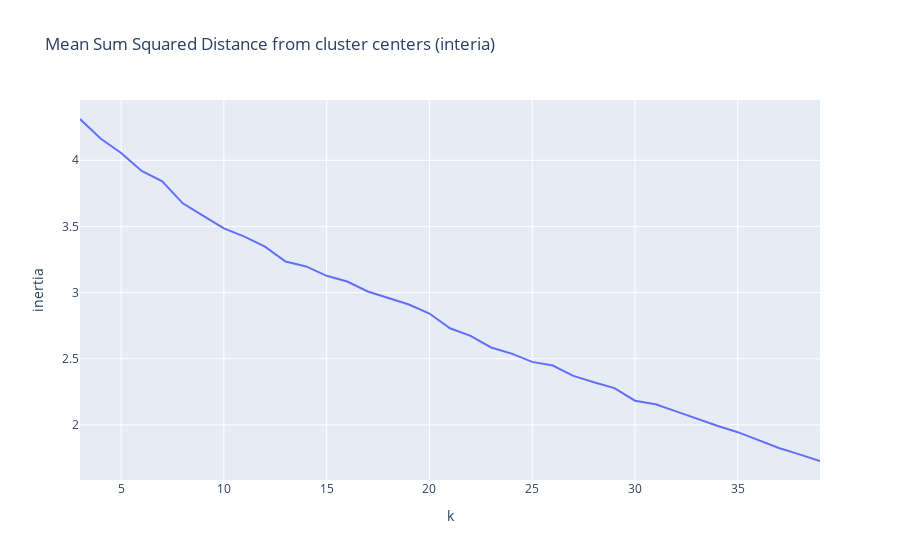

Notebook code for this chart:
### Code cell
fig = px.line(df,x='k',y='inertia',title='Mean Sum Squared Distance from cluster centers (interia)')
fig.show()

### Figure 1 — Plotly figure (JSON) as saved in the notebook; plotly's stock layout.template omitted (floating-point values rounded to 4 significant figures)
{"data": [{"hovertemplate": "k=%{x}<br>inertia=%{y}<extra></extra>", "legendgroup": "", "line": {"color": "#636efa", "dash": "solid"}, "mode": "lines", "name": "", "orientation": "v", "showlegend": false, "type": "scatter", "x": [3, 4, 5, 6, 7, 8, 9, 10, 11, 12, 13, 14, 15, 16, 17, 18, 19, 20, 21, 22, 23, 24, 25, 26, 27, 28, 29, 30, 31, 32, 33, 34, 35, 36, 37, 38, 39], "xaxis": "x", "y": [4.312, 4.165, 4.055, 3.92, 3.841, 3.675, 3.58, 3.485, 3.423, 3.347, 3.234, 3.198, 3.127, 3.083, 3.008, 2.958, 2.91, 2.841, 2.73, 2.673, 2.585, 2.538, 2.476, 2.448, 2.37, 2.322, 2.278, 2.183, 2.155, 2.102, 2.047, 1.993, 1.944, 1.883, 1.825, 1.776, 1.727], "yaxis": "y"}], "layout": {"autosize": true, "legend": {"tracegroupgap": 0}, "title": {"text": "Mean Sum Squared Distance from cluster centers (interia)"}, "xaxis": {"anchor": "y", "autorange": true, "domain": [0, 1], "range": [3, 39], "title": {"text": "k"}, "type": "linear"}, "yaxis": {"anchor": "x", "autorange": true, "domain": [0, 1], "range": [1.583, 4.456], "title": {"text": "inertia"}, "type": "linear"}}}
